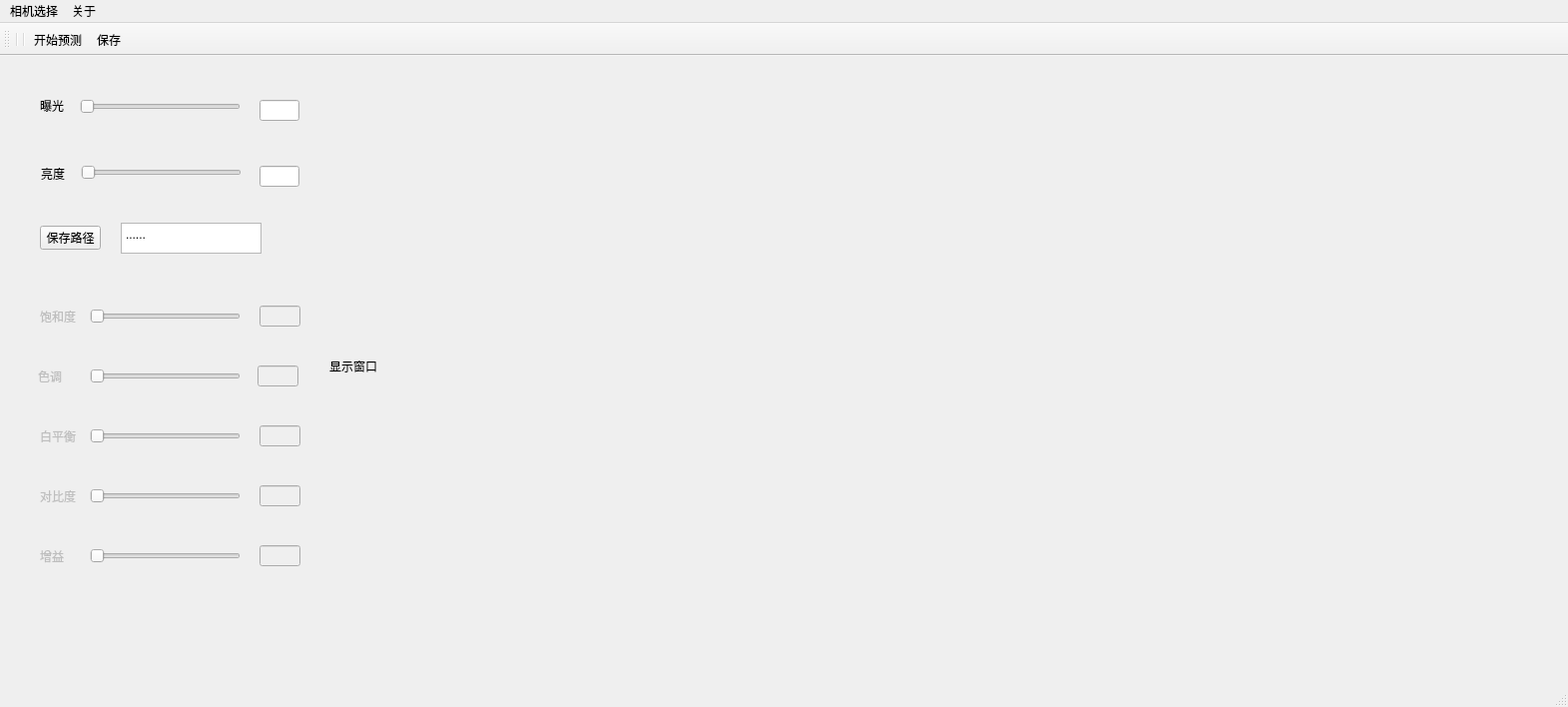
<?xml version="1.0" encoding="UTF-8"?>
<ui version="4.0">
 <class>MainWindow</class>
 <widget class="QMainWindow" name="MainWindow">
  <property name="geometry">
   <rect>
    <x>0</x>
    <y>0</y>
    <width>1571</width>
    <height>708</height>
   </rect>
  </property>
  <property name="windowTitle">
   <string>Light</string>
  </property>
  <property name="windowIcon">
   <iconset>
    <normaloff>../../APP/Set.jpg</normaloff>../../APP/Set.jpg</iconset>
  </property>
  <widget class="QWidget" name="centralwidget">
   <widget class="QChartView" name="chart_light" native="true">
    <property name="geometry">
     <rect>
      <x>950</x>
      <y>10</y>
      <width>611</width>
      <height>601</height>
     </rect>
    </property>
   </widget>
   <widget class="QLabel" name="camera">
    <property name="geometry">
     <rect>
      <x>330</x>
      <y>10</y>
      <width>601</width>
      <height>601</height>
     </rect>
    </property>
    <property name="text">
     <string>显示窗口</string>
    </property>
   </widget>
   <widget class="QLineEdit" name="Exposure_lineEdit">
    <property name="geometry">
     <rect>
      <x>260</x>
      <y>44</y>
      <width>40</width>
      <height>21</height>
     </rect>
    </property>
    <property name="minimumSize">
     <size>
      <width>20</width>
      <height>0</height>
     </size>
    </property>
    <property name="maximumSize">
     <size>
      <width>40</width>
      <height>16777215</height>
     </size>
    </property>
    <property name="autoFillBackground">
     <bool>false</bool>
    </property>
    <property name="alignment">
     <set>Qt::AlignLeading|Qt::AlignLeft|Qt::AlignVCenter</set>
    </property>
   </widget>
   <widget class="QLabel" name="Exposure_label">
    <property name="geometry">
     <rect>
      <x>40</x>
      <y>34</y>
      <width>24</width>
      <height>31</height>
     </rect>
    </property>
    <property name="text">
     <string>曝光</string>
    </property>
   </widget>
   <widget class="QSlider" name="Exposure_Slider">
    <property name="geometry">
     <rect>
      <x>80</x>
      <y>40</y>
      <width>161</width>
      <height>22</height>
     </rect>
    </property>
    <property name="maximumSize">
     <size>
      <width>300</width>
      <height>16777215</height>
     </size>
    </property>
    <property name="orientation">
     <enum>Qt::Horizontal</enum>
    </property>
   </widget>
   <widget class="QLineEdit" name="Brightness_lineEdit">
    <property name="geometry">
     <rect>
      <x>260</x>
      <y>110</y>
      <width>40</width>
      <height>21</height>
     </rect>
    </property>
    <property name="minimumSize">
     <size>
      <width>20</width>
      <height>0</height>
     </size>
    </property>
    <property name="maximumSize">
     <size>
      <width>40</width>
      <height>16777215</height>
     </size>
    </property>
    <property name="autoFillBackground">
     <bool>false</bool>
    </property>
    <property name="alignment">
     <set>Qt::AlignLeading|Qt::AlignLeft|Qt::AlignVCenter</set>
    </property>
   </widget>
   <widget class="QLabel" name="Brightness_label">
    <property name="geometry">
     <rect>
      <x>41</x>
      <y>102</y>
      <width>24</width>
      <height>31</height>
     </rect>
    </property>
    <property name="text">
     <string>亮度</string>
    </property>
   </widget>
   <widget class="QSlider" name="Brightness_Slider">
    <property name="geometry">
     <rect>
      <x>81</x>
      <y>106</y>
      <width>161</width>
      <height>22</height>
     </rect>
    </property>
    <property name="orientation">
     <enum>Qt::Horizontal</enum>
    </property>
   </widget>
   <widget class="QTextEdit" name="path_text">
    <property name="geometry">
     <rect>
      <x>121</x>
      <y>167</y>
      <width>141</width>
      <height>31</height>
     </rect>
    </property>
    <property name="html">
     <string>&lt;!DOCTYPE HTML PUBLIC &quot;-//W3C//DTD HTML 4.0//EN&quot; &quot;http://www.w3.org/TR/REC-html40/strict.dtd&quot;&gt;
&lt;html&gt;&lt;head&gt;&lt;meta name=&quot;qrichtext&quot; content=&quot;1&quot; /&gt;&lt;meta charset=&quot;utf-8&quot; /&gt;&lt;style type=&quot;text/css&quot;&gt;
p, li { white-space: pre-wrap; }
&lt;/style&gt;&lt;/head&gt;&lt;body style=&quot; font-family:'Microsoft YaHei UI'; font-size:9pt; font-weight:400; font-style:normal;&quot;&gt;
&lt;p style=&quot; margin-top:0px; margin-bottom:0px; margin-left:0px; margin-right:0px; -qt-block-indent:0; text-indent:0px;&quot;&gt;......&lt;/p&gt;&lt;/body&gt;&lt;/html&gt;</string>
    </property>
   </widget>
   <widget class="QLabel" name="Saturation_label">
    <property name="enabled">
     <bool>false</bool>
    </property>
    <property name="geometry">
     <rect>
      <x>40</x>
      <y>250</y>
      <width>41</width>
      <height>21</height>
     </rect>
    </property>
    <property name="text">
     <string>饱和度</string>
    </property>
   </widget>
   <widget class="QSlider" name="White_balance_Slider">
    <property name="enabled">
     <bool>false</bool>
    </property>
    <property name="geometry">
     <rect>
      <x>90</x>
      <y>370</y>
      <width>151</width>
      <height>22</height>
     </rect>
    </property>
    <property name="orientation">
     <enum>Qt::Horizontal</enum>
    </property>
   </widget>
   <widget class="QLineEdit" name="Contrast_lineEdit">
    <property name="enabled">
     <bool>false</bool>
    </property>
    <property name="geometry">
     <rect>
      <x>260</x>
      <y>430</y>
      <width>41</width>
      <height>21</height>
     </rect>
    </property>
   </widget>
   <widget class="QLabel" name="White_balance_label">
    <property name="enabled">
     <bool>false</bool>
    </property>
    <property name="geometry">
     <rect>
      <x>40</x>
      <y>370</y>
      <width>41</width>
      <height>21</height>
     </rect>
    </property>
    <property name="text">
     <string>白平衡</string>
    </property>
   </widget>
   <widget class="QLineEdit" name="Gain_lineEdit">
    <property name="enabled">
     <bool>false</bool>
    </property>
    <property name="geometry">
     <rect>
      <x>260</x>
      <y>490</y>
      <width>41</width>
      <height>21</height>
     </rect>
    </property>
   </widget>
   <widget class="QLabel" name="Gain_label">
    <property name="enabled">
     <bool>false</bool>
    </property>
    <property name="geometry">
     <rect>
      <x>40</x>
      <y>490</y>
      <width>31</width>
      <height>21</height>
     </rect>
    </property>
    <property name="text">
     <string>增益</string>
    </property>
   </widget>
   <widget class="QLabel" name="Hue_label">
    <property name="enabled">
     <bool>false</bool>
    </property>
    <property name="geometry">
     <rect>
      <x>38</x>
      <y>310</y>
      <width>31</width>
      <height>21</height>
     </rect>
    </property>
    <property name="text">
     <string>色调</string>
    </property>
   </widget>
   <widget class="QLineEdit" name="Saturation_lineEdit">
    <property name="enabled">
     <bool>false</bool>
    </property>
    <property name="geometry">
     <rect>
      <x>260</x>
      <y>250</y>
      <width>41</width>
      <height>21</height>
     </rect>
    </property>
   </widget>
   <widget class="QLabel" name="Contrast_label">
    <property name="enabled">
     <bool>false</bool>
    </property>
    <property name="geometry">
     <rect>
      <x>40</x>
      <y>430</y>
      <width>41</width>
      <height>21</height>
     </rect>
    </property>
    <property name="text">
     <string>对比度</string>
    </property>
   </widget>
   <widget class="QLineEdit" name="Hue_lineEdit">
    <property name="enabled">
     <bool>false</bool>
    </property>
    <property name="geometry">
     <rect>
      <x>258</x>
      <y>310</y>
      <width>41</width>
      <height>21</height>
     </rect>
    </property>
   </widget>
   <widget class="QSlider" name="Gain_Slider">
    <property name="enabled">
     <bool>false</bool>
    </property>
    <property name="geometry">
     <rect>
      <x>90</x>
      <y>490</y>
      <width>151</width>
      <height>22</height>
     </rect>
    </property>
    <property name="orientation">
     <enum>Qt::Horizontal</enum>
    </property>
   </widget>
   <widget class="QSlider" name="Saturation_Slider">
    <property name="enabled">
     <bool>false</bool>
    </property>
    <property name="geometry">
     <rect>
      <x>90</x>
      <y>250</y>
      <width>151</width>
      <height>22</height>
     </rect>
    </property>
    <property name="orientation">
     <enum>Qt::Horizontal</enum>
    </property>
   </widget>
   <widget class="QSlider" name="Contrast_Slider">
    <property name="enabled">
     <bool>false</bool>
    </property>
    <property name="geometry">
     <rect>
      <x>90</x>
      <y>430</y>
      <width>151</width>
      <height>22</height>
     </rect>
    </property>
    <property name="orientation">
     <enum>Qt::Horizontal</enum>
    </property>
   </widget>
   <widget class="QLineEdit" name="White_balance_lineEdit">
    <property name="enabled">
     <bool>false</bool>
    </property>
    <property name="geometry">
     <rect>
      <x>260</x>
      <y>370</y>
      <width>41</width>
      <height>21</height>
     </rect>
    </property>
    <property name="text">
     <string/>
    </property>
   </widget>
   <widget class="QSlider" name="Hue_Slider">
    <property name="enabled">
     <bool>false</bool>
    </property>
    <property name="geometry">
     <rect>
      <x>90</x>
      <y>310</y>
      <width>151</width>
      <height>22</height>
     </rect>
    </property>
    <property name="orientation">
     <enum>Qt::Horizontal</enum>
    </property>
   </widget>
   <widget class="QPushButton" name="path">
    <property name="geometry">
     <rect>
      <x>40</x>
      <y>170</y>
      <width>61</width>
      <height>24</height>
     </rect>
    </property>
    <property name="text">
     <string>保存路径</string>
    </property>
   </widget>
  </widget>
  <widget class="QMenuBar" name="menubar">
   <property name="geometry">
    <rect>
     <x>0</x>
     <y>0</y>
     <width>1571</width>
     <height>22</height>
    </rect>
   </property>
   <widget class="QMenu" name="menu_xuanz">
    <property name="title">
     <string>相机选择</string>
    </property>
    <addaction name="c01"/>
    <addaction name="c02"/>
    <addaction name="c03"/>
    <addaction name="c04"/>
    <addaction name="c05"/>
   </widget>
   <widget class="QMenu" name="menu_2">
    <property name="title">
     <string>关于</string>
    </property>
   </widget>
   <addaction name="menu_xuanz"/>
   <addaction name="menu_2"/>
  </widget>
  <widget class="QStatusBar" name="statusbar"/>
  <widget class="QToolBar" name="toolBar">
   <property name="windowTitle">
    <string>toolBar</string>
   </property>
   <attribute name="toolBarArea">
    <enum>TopToolBarArea</enum>
   </attribute>
   <attribute name="toolBarBreak">
    <bool>false</bool>
   </attribute>
   <addaction name="separator"/>
   <addaction name="separator"/>
   <addaction name="Start_measuring"/>
   <addaction name="Save"/>
  </widget>
  <action name="Start_measuring">
   <property name="text">
    <string>开始预测</string>
   </property>
  </action>
  <action name="Save">
   <property name="text">
    <string>保存</string>
   </property>
  </action>
  <action name="c01">
   <property name="text">
    <string>01</string>
   </property>
   <property name="visible">
    <bool>false</bool>
   </property>
  </action>
  <action name="c02">
   <property name="text">
    <string>02</string>
   </property>
   <property name="visible">
    <bool>false</bool>
   </property>
  </action>
  <action name="c03">
   <property name="text">
    <string>03</string>
   </property>
   <property name="visible">
    <bool>false</bool>
   </property>
  </action>
  <action name="c04">
   <property name="text">
    <string>04</string>
   </property>
   <property name="visible">
    <bool>false</bool>
   </property>
  </action>
  <action name="c05">
   <property name="text">
    <string>05</string>
   </property>
   <property name="visible">
    <bool>false</bool>
   </property>
  </action>
 </widget>
 <customwidgets>
  <customwidget>
   <class>QChartView</class>
   <extends>QWidget</extends>
   <header location="global">qchartview.h</header>
   <container>1</container>
  </customwidget>
 </customwidgets>
 <resources/>
 <connections/>
</ui>
